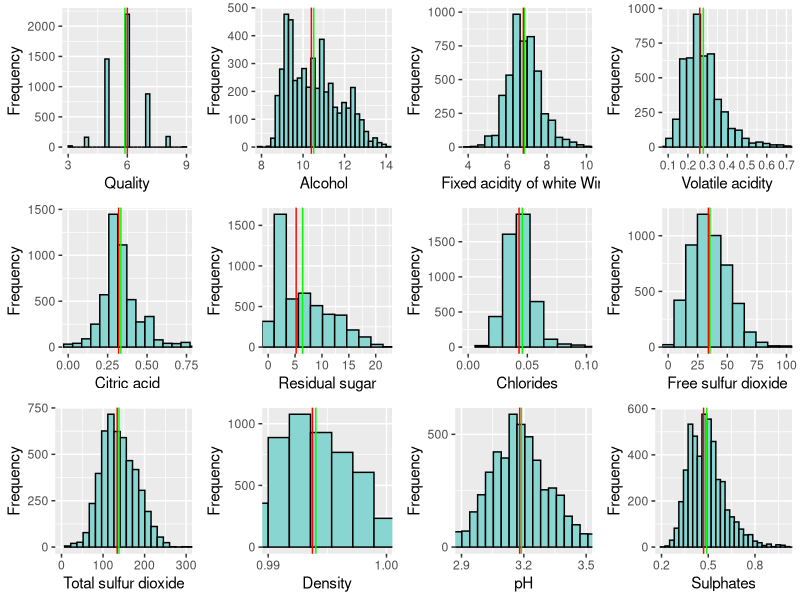
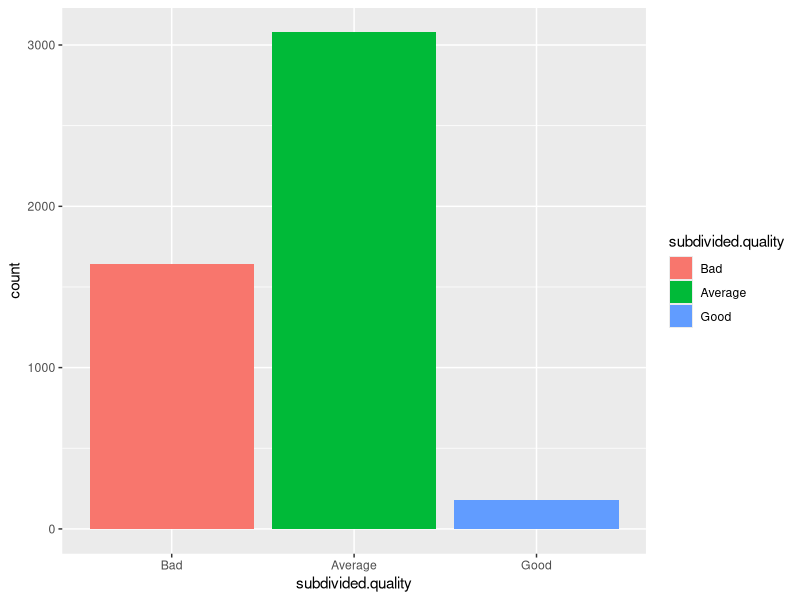
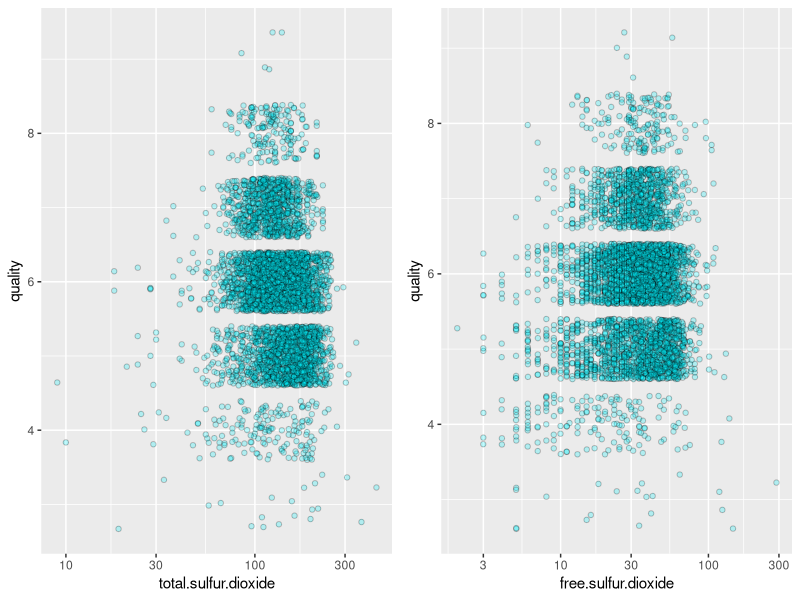
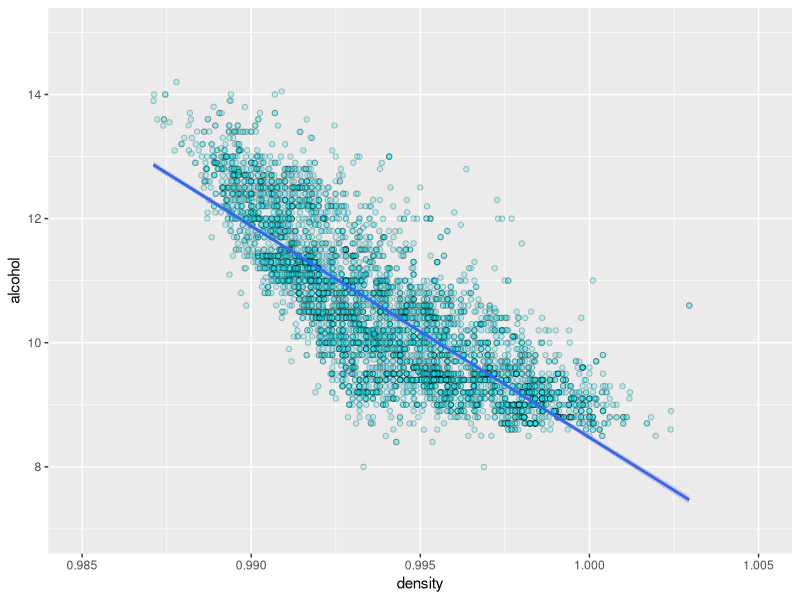
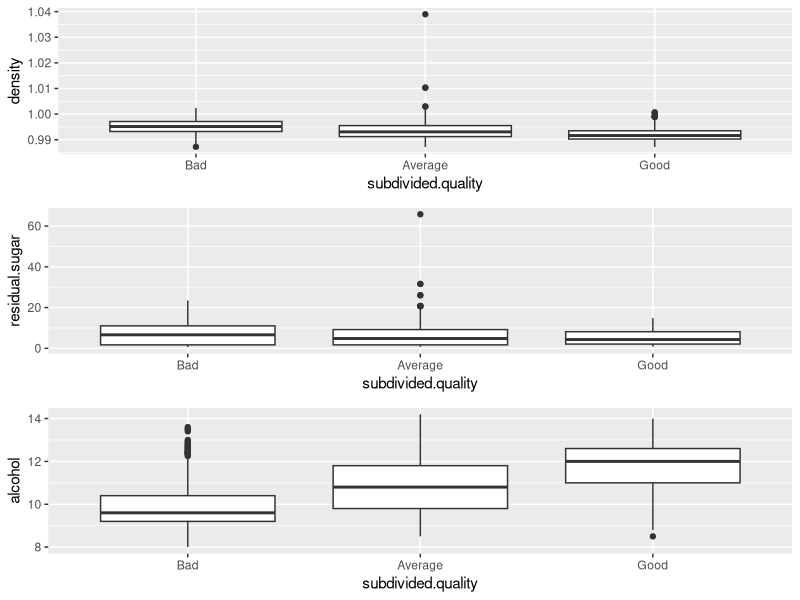
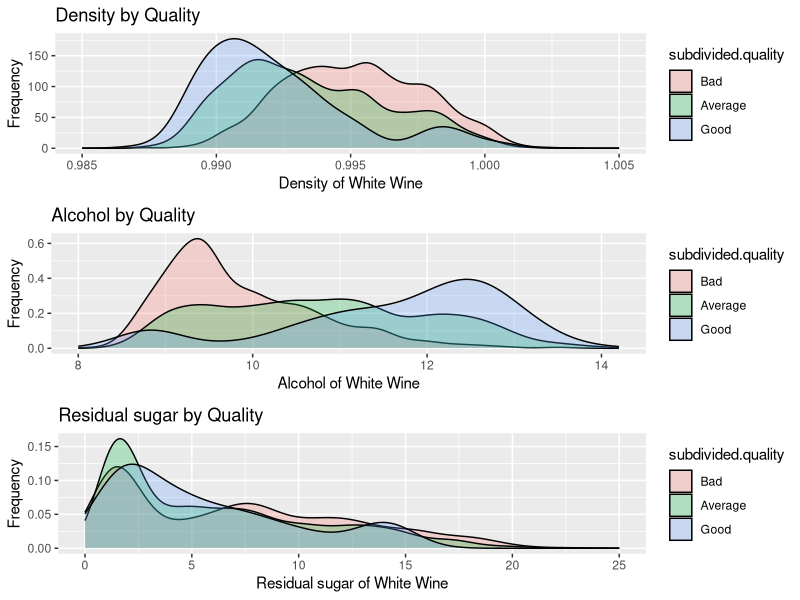
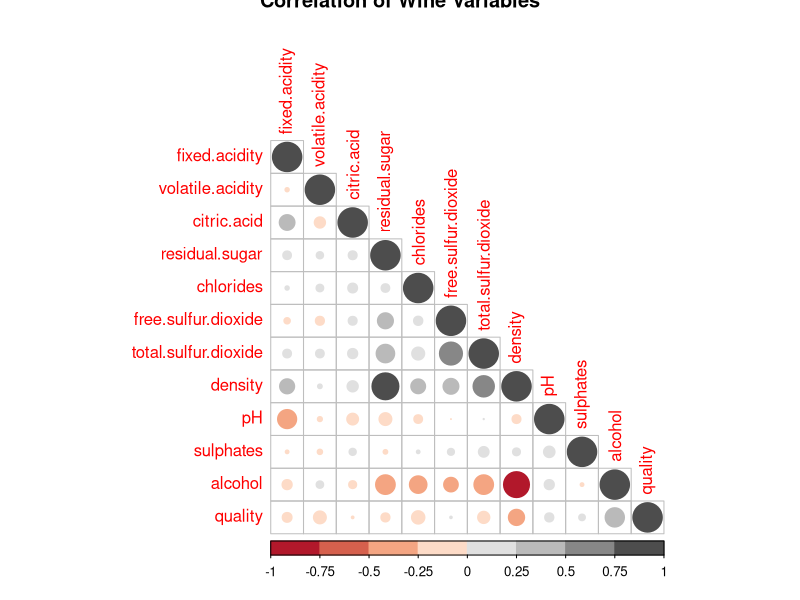
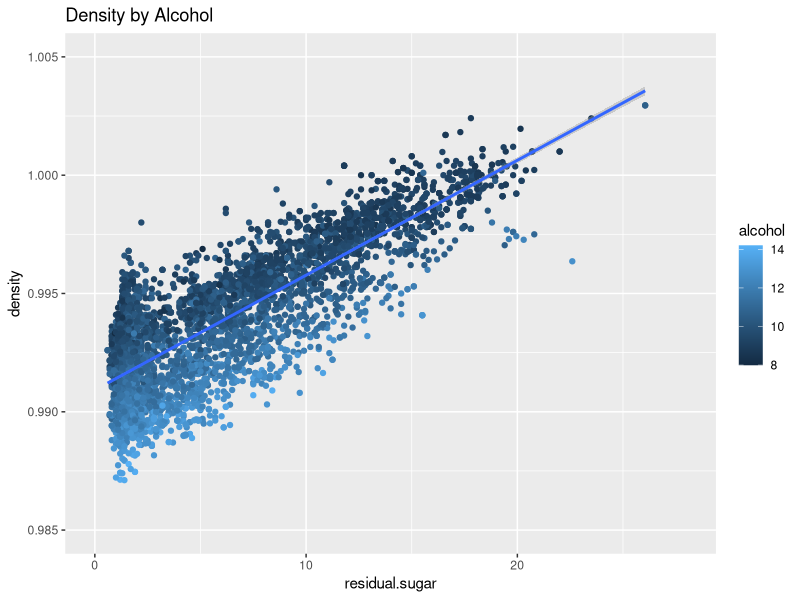

The R script that drew these images, in order:
## ---- chunk 1
# Load all of the packages that you end up using in your analysis in this code
# chunk.

# Notice that the parameter "echo" was set to FALSE for this code chunk. This
# prevents the code from displaying in the knitted HTML output. You should set
# echo=FALSE for all code chunks in your file, unless it makes sense for your
# report to show the code that generated a particular plot.

# The other parameters for "message" and "warning" should also be set to FALSE
# for other code chunks once you have verified that each plot comes out as you
# want it to. This will clean up the flow of your report.
#install.packages("ggplot2", dependencies = T) 
#install.packages("knitr", dependencies = T)
#install.packages("dplyr", dependencies = T)
#install.packages("corrplot")

library(rmarkdown)
library(knitr)
library(ggplot2)
library(gridExtra)
library(dplyr)
library(corrplot)
## ---- chunk 2
# Load the Data
whiteWine <- read.csv(file = "wineQualityWhites.csv", header = TRUE, sep = ";")
head(whiteWine)
## ---- chunk 3
str(whiteWine)
## ---- chunk 4
subdivided.quality = cut(whiteWine$quality, 3, labels = c('Bad','Average','Good'))
head(subdivided.quality)
## ---- chunk 5
quality_whiteWine <- whiteWine %>%
  mutate(subdivided.quality) 
head(quality_whiteWine)
## ---- chunk 6
summary(whiteWine)
## ---- chunk 7
summary(quality_whiteWine)
## ---- chunk 8
#geom_density(alpha=.2, fill="#FF6666")+

d1 <- ggplot(data = whiteWine, aes(x = quality))+
  geom_histogram(color =I('black'),fill = I('#88d5d2'))+
  coord_cartesian(xlim = c(3, 9)) + 
  scale_x_continuous(breaks = seq(3, 9, 3)) + 
  scale_y_continuous(breaks = seq(0, 2500, 500))+
  geom_vline(aes(xintercept = mean(quality)), color = 'green')+
  geom_vline(aes(xintercept = median(quality)), color = 'red')+
  xlab("Quality")+
  ylab("Frequency")

d2 <- ggplot(data = whiteWine, aes(x = alcohol))+
  geom_histogram(color =I('black'),fill = I('#88d5d2'))+
  coord_cartesian(xlim = c(8, 14)) + 
  scale_x_continuous(breaks = seq(8, 14, 2)) + 
  scale_y_continuous(breaks = seq(0, 600, 100))+
  geom_vline(aes(xintercept = mean(alcohol)), color = 'green')+
  geom_vline(aes(xintercept = median(alcohol)), color = 'red')+
  xlab("Alcohol")+
  ylab("Frequency")
  
d3 <- ggplot(data = whiteWine, aes(x = fixed.acidity))+
  geom_histogram(color =I('black'),fill = I('#88d5d2'))+
  coord_cartesian(xlim = c(4, 10)) + 
  scale_x_continuous(breaks = seq(4, 10, 2)) + 
  scale_y_continuous(breaks = seq(0, 1000, 250))+
  geom_vline(aes(xintercept = mean(fixed.acidity)), color = 'green')+
  geom_vline(aes(xintercept = median(fixed.acidity)), color = 'red')+
  xlab("Fixed acidity of white Wine")+
  ylab("Frequency")

d4 <- ggplot(data = whiteWine, aes(x = volatile.acidity))+
  geom_histogram(color =I('black'),fill = I('#88d5d2'))+
  coord_cartesian(xlim = c(0.1, 0.7)) + 
  scale_x_continuous(breaks = seq(0.1, 0.7, 0.1)) + 
  scale_y_continuous(breaks = seq(0, 1000, 250))+
  geom_vline(aes(xintercept = mean(volatile.acidity)), color = 'green')+
  geom_vline(aes(xintercept = median(volatile.acidity)), color = 'red')+
  xlab("Volatile acidity")+
  ylab("Frequency")

d5 <- ggplot(data = whiteWine, aes(x = citric.acid))+
  geom_histogram(color =I('black'),fill = I('#88d5d2'))+
  coord_cartesian(xlim = c(0, 0.75)) + 
  scale_x_continuous(breaks = seq(0, 0.75, 0.25)) + 
  scale_y_continuous(breaks = seq(0, 2000, 500))+
  geom_vline(aes(xintercept = mean(citric.acid)), color = 'green')+
  geom_vline(aes(xintercept = median(citric.acid)), color = 'red')+
  xlab("Citric acid")+
  ylab("Frequency")

d6 <- ggplot(data = whiteWine, aes(x = residual.sugar))+
  geom_histogram(color =I('black'),fill = I('#88d5d2'))+
  coord_cartesian(xlim = c(0, 22)) + 
  scale_x_continuous(breaks = seq(0, 22, 5)) + 
  scale_y_continuous(breaks = seq(0, 2000, 500))+
  geom_vline(aes(xintercept = mean(residual.sugar)), color = 'green')+
  geom_vline(aes(xintercept = median(residual.sugar)), color = 'red')+
  xlab("Residual sugar")+
  ylab("Frequency")

d7 <- ggplot(data = whiteWine, aes(x = chlorides))+
  geom_histogram(color =I('black'),fill = I('#88d5d2'))+
  coord_cartesian(xlim = c(0, 0.1)) + 
  scale_x_continuous(breaks = seq(0, 0.1, 0.05)) + 
  scale_y_continuous(breaks = seq(0, 2500, 500))+
  geom_vline(aes(xintercept = mean(chlorides)), color = 'green')+
  geom_vline(aes(xintercept = median(chlorides)), color = 'red')+
  xlab("Chlorides")+
  ylab("Frequency")

d8 <- ggplot(data = whiteWine, aes(x = free.sulfur.dioxide))+
  geom_histogram(color =I('black'),fill = I('#88d5d2'))+
  coord_cartesian(xlim = c(0, 100)) + 
  scale_x_continuous(breaks = seq(0, 200, 25)) + 
  scale_y_continuous(breaks = seq(0, 1500, 500))+
  geom_vline(aes(xintercept = mean(free.sulfur.dioxide)), color = 'green')+
  geom_vline(aes(xintercept = median(free.sulfur.dioxide)), color = 'red')+
  xlab("Free sulfur dioxide")+
  ylab("Frequency")

d9 <- ggplot(data = whiteWine, aes(x = total.sulfur.dioxide))+
  geom_histogram(color =I('black'),fill = I('#88d5d2'))+
  coord_cartesian(xlim = c(0, 300)) + 
  scale_x_continuous(breaks = seq(0, 300, 100)) + 
  scale_y_continuous(breaks = seq(0, 750, 250))+
  geom_vline(aes(xintercept = mean(total.sulfur.dioxide)), color = 'green')+
  geom_vline(aes(xintercept = median(total.sulfur.dioxide)), color = 'red')+
  xlab("Total sulfur dioxide")+
  ylab("Frequency")

d10 <- ggplot(data = whiteWine, aes(x = density))+
  geom_histogram(color =I('black'),fill = I('#88d5d2'))+
  coord_cartesian(xlim = c(0.99, 1)) + 
  scale_x_continuous(breaks = seq(0.99, 1, 0.01)) + 
  scale_y_continuous(breaks = seq(0, 1500, 500))+
  geom_vline(aes(xintercept = mean(density)), color = 'green')+
  geom_vline(aes(xintercept = median(density)), color = 'red')+
  xlab("Density")+
  ylab("Frequency")

d11 <- ggplot(data = whiteWine, aes(x = pH))+
  geom_histogram(color =I('black'),fill = I('#88d5d2'))+
  coord_cartesian(xlim = c(2.9, 3.5)) + 
  scale_x_continuous(breaks = seq(2.9, 3.5, 0.3)) + 
  scale_y_continuous(breaks = seq(0, 1500, 500))+
  geom_vline(aes(xintercept = mean(pH)), color = 'green')+
  geom_vline(aes(xintercept = median(pH)), color = 'red')+
  xlab("pH")+
  ylab("Frequency")

d12 <- ggplot(data = whiteWine, aes(x = sulphates))+
  geom_histogram(color =I('black'),fill = I('#88d5d2'))+
  coord_cartesian(xlim = c(0.2, 1)) + 
  scale_x_continuous(breaks = seq(0.2, 1, 0.3)) + 
  scale_y_continuous(breaks = seq(0, 700, 200))+
  geom_vline(aes(xintercept = mean(sulphates)), color = 'green')+
  geom_vline(aes(xintercept = median(sulphates)), color = 'red')+
  xlab("Sulphates")+
  ylab("Frequency")


grid.arrange(d1, d2, d3, d4, d5, d6, d7, d8, d9, d10, d11, d12, ncol = 4)

## ---- chunk 9
count_sub_quality <- count(quality_whiteWine, subdivided.quality)
print(count_sub_quality)
## ---- chunk 10
ggplot(data = quality_whiteWine, aes(x=subdivided.quality)) +
  geom_bar(aes(fill = subdivided.quality))
## ---- chunk 11
sd1 <- ggplot(data = whiteWine, aes(x = total.sulfur.dioxide, y = quality))+
  geom_jitter(alpha = 1/4, shape = 21, fill = '#00f5ff')+
  scale_x_log10()


sd2 <- ggplot(data = whiteWine, aes(x = free.sulfur.dioxide, y = quality))+
  geom_jitter(alpha = 1/4, shape = 21, fill = '#00f5ff')+
  scale_x_log10()


grid.arrange(sd1, sd2, ncol = 2)
## ---- chunk 12
ggplot(whiteWine, aes(x = density, y = alcohol))+
  geom_jitter(alpha = 1/4, shape = 21, fill = '#00f5ff') + 
  geom_smooth(method = "lm") +
  xlim(c(0.985, 1.005))+
  ylim(c(7, 15))
## ---- chunk 13
b1 <- ggplot(data = quality_whiteWine, aes(x = subdivided.quality, y = density))+
  geom_boxplot()+
  guides(fill=FALSE)

b2 <- ggplot(data = quality_whiteWine, aes(x = subdivided.quality, y = residual.sugar))+
  geom_boxplot()+
  guides(fill=FALSE)

b3 <- ggplot(data = quality_whiteWine, aes(x = subdivided.quality, y = alcohol))+
  geom_boxplot()+
  guides(fill=FALSE)

grid.arrange(b1, b2, b3)
## ---- chunk 14
dist1 <- ggplot(quality_whiteWine, aes(density, fill = subdivided.quality)) +
  geom_density(alpha = 1/4)+
  xlim(c(0.985, 1.005))+
  ggtitle("Density by Quality")+
  xlab("Density of White Wine")+
  ylab("Frequency")

dist2 <- ggplot(quality_whiteWine, aes(alcohol, fill = subdivided.quality)) +
  geom_density(alpha = 1/4)+
  ggtitle("Alcohol by Quality")+
  xlab("Alcohol of White Wine")+
  ylab("Frequency")

dist3 <- ggplot(quality_whiteWine, aes(residual.sugar, fill = subdivided.quality)) +
  geom_density(alpha = 1/4)+
  xlim(c(0, 25))+
  ggtitle("Residual sugar by Quality")+
  xlab("Residual sugar of White Wine")+
  ylab("Frequency")

grid.arrange(dist1, dist2, dist3)

## ---- chunk 15
whiteWine$X <- NULL
W <- cor(x = whiteWine)
head(round(W,2))
## ---- chunk 16
library(RColorBrewer)
corrplot(W, method = "circle", type = "lower", 
         col=brewer.pal(n = 8, name = "RdGy"), title = "Correlation of Wine Variables")
## ---- chunk 17
ggplot(data = quality_whiteWine, aes(x = residual.sugar, y = density, color = alcohol))+
  geom_point()+
  geom_smooth(method = "lm")+
  ggtitle("Density by Alcohol")+
  xlim(c(0, 28)) +
  ylim(c(0.985, 1.005))
## ---- chunk 18
ggplot(data = quality_whiteWine, aes(x = residual.sugar, y = total.sulfur.dioxide, color = alcohol))+
  geom_point()+
  geom_smooth(method = "lm")+
  ggtitle("Comparing Residual sugar and total sulfur dioxide by Alcohol")+
  xlim(c(0, 35)) +
  ylim(c(0, 400))
## ---- chunk 19
a1 <- ggplot(data = whiteWine, aes(x = pH, y = sulphates, color = citric.acid))+
  geom_point(alpha = 1/4)+
  scale_color_gradient(low = "blue", high = "red")

a2 <- ggplot(data = whiteWine, aes(x = pH, y = sulphates, color = volatile.acidity))+
  geom_point(alpha = 1/4)+
  scale_color_gradient(low = "blue", high = "red")

a3 <- ggplot(data = whiteWine, aes(x = pH, y = sulphates, color = fixed.acidity))+
  geom_point(alpha = 1/4)+
  scale_color_gradient(low = "blue", high = "red")


grid.arrange(a1, a2, a3, ncol = 1)
## ---- chunk 20
ggplot(data = quality_whiteWine, aes(x = residual.sugar, y = alcohol, color = subdivided.quality))+
  geom_point(alpha = 1/4)+
  xlim(0, 28)

## ---- chunk 21
ggplot(data = quality_whiteWine, aes(x = density, y = alcohol, color = subdivided.quality))+
  xlim(c(0.985, 1.005))+
  geom_point(alpha = 1/4)+
  geom_smooth(color = "red")
## ---- chunk 22
ggplot(quality_whiteWine, aes(y = residual.sugar, x = alcohol, color = subdivided.quality)) +
  geom_point(alpha = 1/4)+
  stat_ellipse()+
  ylim(c(0,25))+
  ggtitle("Compare sugar and alcohol by Quality")+
  xlab("Alcohol")+
  ylab("Sugar")
## ---- chunk 23
ggplot(quality_whiteWine, aes(density, fill = subdivided.quality)) +
  geom_density(alpha = 1/4)+
  xlim(c(0.985, 1.005))+
  ggtitle("Density by Quality")+
  xlab("Density g/dm^3 of White Wine")+
  ylab("Frequency")
## ---- chunk 24
ggplot(data = quality_whiteWine, aes(x = subdivided.quality, y = alcohol))+
  geom_boxplot()+
  guides(fill=FALSE)+
  xlab("Quality-Ranges") + 
  ylab("Alcohol, % by Volume")+
  ggtitle("Alcohol Distribution per Wine Quality")
## ---- chunk 25
ggplot(quality_whiteWine, aes(y = residual.sugar, x = alcohol, color = subdivided.quality)) +
  geom_point(alpha = 1/4)+
  stat_ellipse()+
  ylim(c(0,25))+
  ggtitle("Compare sugar and alcohol by Quality")+
  xlab("Alcohol, % by Volume")+
  ylab("Sugar g/dm^3")
